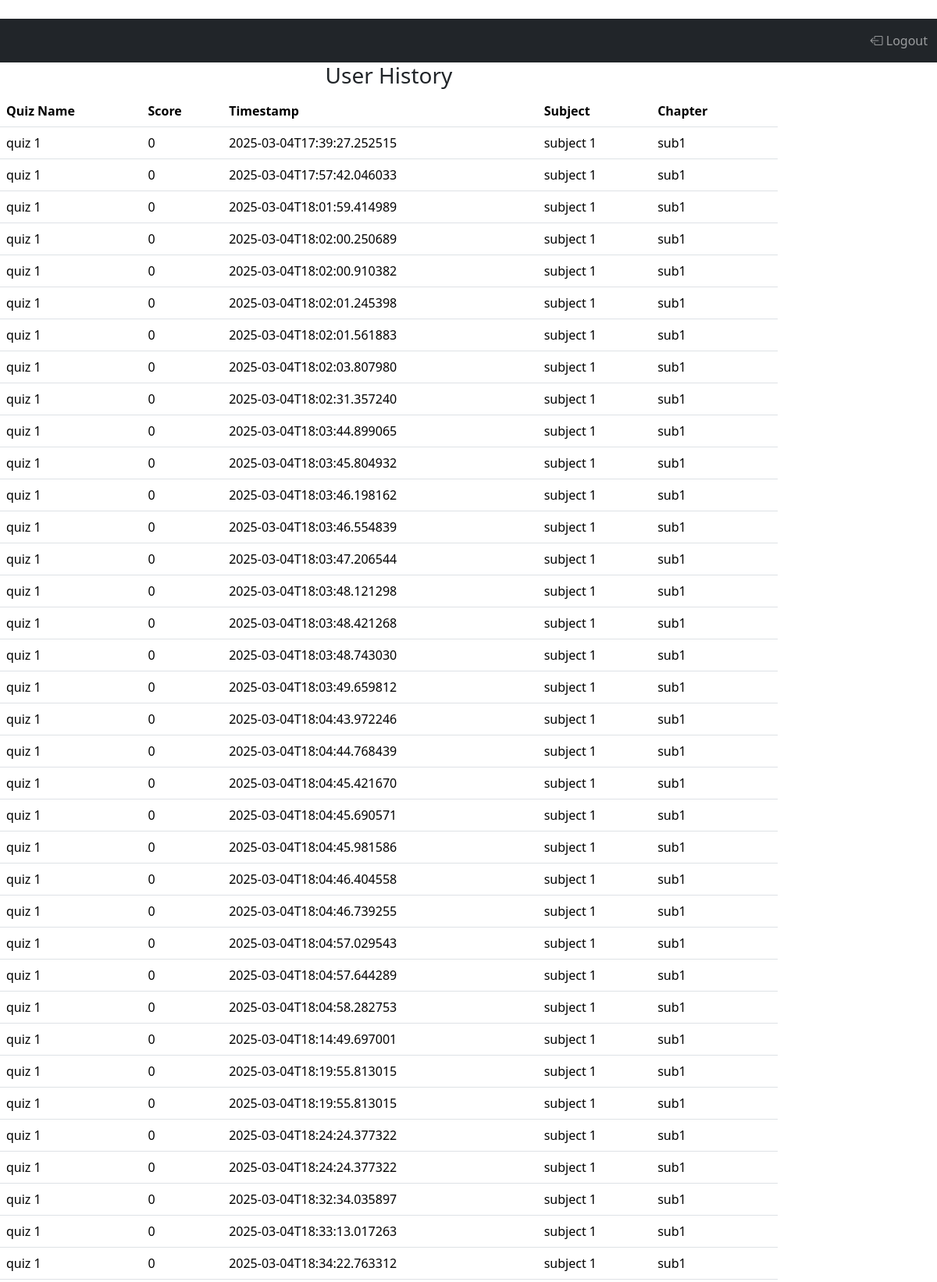
The app's page /dashboard/history (signed in, upper part) with its own data.
### main.py (models this page shows)
class Score(db.Model):
    id= db.Column(db.Integer, primary_key=True)
    time_stamp= db.Column(db.String(255), nullable=False)
    score= db.Column(db.Integer, nullable=False)
    user_id= db.Column(db.Integer, db.ForeignKey("user.id"), nullable=False)
    quiz_id= db.Column(db.Integer, db.ForeignKey("quiz.id"), nullable=False)
    quiz_name=db.relationship('Quiz',back_populates='score_list')
    user_name= db.relationship('User',back_populates='score_list')

class Quiz(db.Model):
    __tablename__= 'quiz'
    id=db.Column(db.Integer, primary_key=True)
    name = db.Column(db.String(255), nullable=False)
    date_of_quiz= db.Column(db.String(255), nullable=False)
    time_duration= db.Column(db.Integer, nullable=False)
    remarks= db.Column(db.String(255), nullable=False)
    chapter_id= db.Column(db.String(255), db.ForeignKey("chapter.id"), nullable=False)
    chap_name= db.relationship('Chapter',back_populates='quiz_list')
    question_list= db.relationship('Question',back_populates='quiz_name',cascade='all, delete-orphan')
    score_list= db.relationship('Score',back_populates='quiz_name',cascade='all, delete-orphan')

class Subject(db.Model):
    __tablename__= 'subject'
    id= db.Column(db.Integer, primary_key=True)
    name= db.Column(db.String(255), unique=True, nullable=False)
    description= db.Column(db.String(255), nullable=False)
    chapter_list= db.relationship('Chapter',back_populates='subject_name',cascade='all, delete-orphan')

class Chapter(db.Model):
    __tablename__= 'chapter'
    id=db.Column(db.Integer, primary_key=True)
    name= db.Column(db.String(255), nullable=False)
    description= db.Column(db.String(255), nullable=False)
    subject_id= db.Column(db.Integer, db.ForeignKey("subject.id"), nullable=False)
    subject_name= db.relationship('Subject',back_populates='chapter_list')
    quiz_list= db.relationship('Quiz',back_populates='chap_name',cascade='all, delete-orphan')

### main.py (the view)
@app.route("/dashboard/history")
def user_history():
    if 'user_id' in session:
        user=User.query.filter_by(id=session["user_id"]).first()
        scores=Score.query.filter_by(user_id=user.id).all()
        return render_template('history.html',scores=scores,user=user)
    return redirect("/login")

### templates/history.html (shortened to what this page needs)
{% extends "index.html" %}
{% block content %}
<nav class="navbar navbar-dark bg-dark">
    <div class="container-fluid">
        <ul class="navbar-nav ml-auto ">
            <li class="nav-item">
                <a class="nav-link" href="/logout"><i class="bi bi-box-arrow-left"></i> Logout</a>
            </li>
        </ul>
    </div>
</nav>
<div class="'container">
    <div class="row">
        <div class="col-md-10">
            <h3 class="text-center">User History</h3>
            <table class="table">
    <thead>
        <tr>
            <th scope="col">Quiz Name</th>
            <th scope="col">Score</th>
            <th scope="col">Timestamp</th>
            <th scope="col">Subject</th>
            <th scope="col">Chapter</th>
        </tr>
    </thead>
    <tbody>
        {% for score in scores %}
        <tr>
            <td>{{ score.quiz_name.name }}</td>
            <td>{{ score.score }}</td>
            <td>{{ score.time_stamp }}</td>
            <td>{{ score.quiz_name.chap_name.subject_name.name}}</td>
            <td>{{ score.quiz_name.chap_name.name }}</td>
        </tr>
        {% endfor %}
    </tbody>
</table>
        </div>
    </div>
</div>
{% endblock %}

### records on screen
Score: quiz_name.name "quiz 1", score "0", time_stamp "2025-03-04T17:39:27.252515", quiz_name.chap_name.subject_name.name "subject 1", quiz_name.chap_name.name "sub1"
Score: quiz_name.name "quiz 1", score "0", time_stamp "2025-03-04T17:57:42.046033", quiz_name.chap_name.subject_name.name "subject 1", quiz_name.chap_name.name "sub1"
Score: quiz_name.name "quiz 1", score "0", time_stamp "2025-03-04T18:01:59.414989", quiz_name.chap_name.subject_name.name "subject 1", quiz_name.chap_name.name "sub1"
Score: quiz_name.name "quiz 1", score "0", time_stamp "2025-03-04T18:02:00.250689", quiz_name.chap_name.subject_name.name "subject 1", quiz_name.chap_name.name "sub1"
Score: quiz_name.name "quiz 1", score "0", time_stamp "2025-03-04T18:02:00.910382", quiz_name.chap_name.subject_name.name "subject 1", quiz_name.chap_name.name "sub1"
Score: quiz_name.name "quiz 1", score "0", time_stamp "2025-03-04T18:02:01.245398", quiz_name.chap_name.subject_name.name "subject 1", quiz_name.chap_name.name "sub1"
Score: quiz_name.name "quiz 1", score "0", time_stamp "2025-03-04T18:02:01.561883", quiz_name.chap_name.subject_name.name "subject 1", quiz_name.chap_name.name "sub1"
Score: quiz_name.name "quiz 1", score "0", time_stamp "2025-03-04T18:02:03.807980", quiz_name.chap_name.subject_name.name "subject 1", quiz_name.chap_name.name "sub1"
Score: quiz_name.name "quiz 1", score "0", time_stamp "2025-03-04T18:02:31.357240", quiz_name.chap_name.subject_name.name "subject 1", quiz_name.chap_name.name "sub1"
Score: quiz_name.name "quiz 1", score "0", time_stamp "2025-03-04T18:03:44.899065", quiz_name.chap_name.subject_name.name "subject 1", quiz_name.chap_name.name "sub1"
Score: quiz_name.name "quiz 1", score "0", time_stamp "2025-03-04T18:03:45.804932", quiz_name.chap_name.subject_name.name "subject 1", quiz_name.chap_name.name "sub1"
Score: quiz_name.name "quiz 1", score "0", time_stamp "2025-03-04T18:03:46.198162", quiz_name.chap_name.subject_name.name "subject 1", quiz_name.chap_name.name "sub1"
Score: quiz_name.name "quiz 1", score "0", time_stamp "2025-03-04T18:03:46.554839", quiz_name.chap_name.subject_name.name "subject 1", quiz_name.chap_name.name "sub1"
Score: quiz_name.name "quiz 1", score "0", time_stamp "2025-03-04T18:03:47.206544", quiz_name.chap_name.subject_name.name "subject 1", quiz_name.chap_name.name "sub1"
Score: quiz_name.name "quiz 1", score "0", time_stamp "2025-03-04T18:03:48.121298", quiz_name.chap_name.subject_name.name "subject 1", quiz_name.chap_name.name "sub1"
Score: quiz_name.name "quiz 1", score "0", time_stamp "2025-03-04T18:03:48.421268", quiz_name.chap_name.subject_name.name "subject 1", quiz_name.chap_name.name "sub1"
Score: quiz_name.name "quiz 1", score "0", time_stamp "2025-03-04T18:03:48.743030", quiz_name.chap_name.subject_name.name "subject 1", quiz_name.chap_name.name "sub1"
Score: quiz_name.name "quiz 1", score "0", time_stamp "2025-03-04T18:03:49.659812", quiz_name.chap_name.subject_name.name "subject 1", quiz_name.chap_name.name "sub1"
Score: quiz_name.name "quiz 1", score "0", time_stamp "2025-03-04T18:04:43.972246", quiz_name.chap_name.subject_name.name "subject 1", quiz_name.chap_name.name "sub1"
Score: quiz_name.name "quiz 1", score "0", time_stamp "2025-03-04T18:04:44.768439", quiz_name.chap_name.subject_name.name "subject 1", quiz_name.chap_name.name "sub1"
Score: quiz_name.name "quiz 1", score "0", time_stamp "2025-03-04T18:04:45.421670", quiz_name.chap_name.subject_name.name "subject 1", quiz_name.chap_name.name "sub1"
Score: quiz_name.name "quiz 1", score "0", time_stamp "2025-03-04T18:04:45.690571", quiz_name.chap_name.subject_name.name "subject 1", quiz_name.chap_name.name "sub1"
Score: quiz_name.name "quiz 1", score "0", time_stamp "2025-03-04T18:04:45.981586", quiz_name.chap_name.subject_name.name "subject 1", quiz_name.chap_name.name "sub1"
Score: quiz_name.name "quiz 1", score "0", time_stamp "2025-03-04T18:04:46.404558", quiz_name.chap_name.subject_name.name "subject 1", quiz_name.chap_name.name "sub1"
Score: quiz_name.name "quiz 1", score "0", time_stamp "2025-03-04T18:04:46.739255", quiz_name.chap_name.subject_name.name "subject 1", quiz_name.chap_name.name "sub1"
Score: quiz_name.name "quiz 1", score "0", time_stamp "2025-03-04T18:04:57.029543", quiz_name.chap_name.subject_name.name "subject 1", quiz_name.chap_name.name "sub1"
Score: quiz_name.name "quiz 1", score "0", time_stamp "2025-03-04T18:04:57.644289", quiz_name.chap_name.subject_name.name "subject 1", quiz_name.chap_name.name "sub1"
Score: quiz_name.name "quiz 1", score "0", time_stamp "2025-03-04T18:04:58.282753", quiz_name.chap_name.subject_name.name "subject 1", quiz_name.chap_name.name "sub1"
Score: quiz_name.name "quiz 1", score "0", time_stamp "2025-03-04T18:14:49.697001", quiz_name.chap_name.subject_name.name "subject 1", quiz_name.chap_name.name "sub1"
Score: quiz_name.name "quiz 1", score "0", time_stamp "2025-03-04T18:19:55.813015", quiz_name.chap_name.subject_name.name "subject 1", quiz_name.chap_name.name "sub1"
Score: quiz_name.name "quiz 1", score "0", time_stamp "2025-03-04T18:19:55.813015", quiz_name.chap_name.subject_name.name "subject 1", quiz_name.chap_name.name "sub1"
Score: quiz_name.name "quiz 1", score "0", time_stamp "2025-03-04T18:24:24.377322", quiz_name.chap_name.subject_name.name "subject 1", quiz_name.chap_name.name "sub1"
Score: quiz_name.name "quiz 1", score "0", time_stamp "2025-03-04T18:24:24.377322", quiz_name.chap_name.subject_name.name "subject 1", quiz_name.chap_name.name "sub1"
Score: quiz_name.name "quiz 1", score "0", time_stamp "2025-03-04T18:32:34.035897", quiz_name.chap_name.subject_name.name "subject 1", quiz_name.chap_name.name "sub1"
Score: quiz_name.name "quiz 1", score "0", time_stamp "2025-03-04T18:33:13.017263", quiz_name.chap_name.subject_name.name "subject 1", quiz_name.chap_name.name "sub1"
Score: quiz_name.name "quiz 1", score "0", time_stamp "2025-03-04T18:34:22.763312", quiz_name.chap_name.subject_name.name "subject 1", quiz_name.chap_name.name "sub1"
